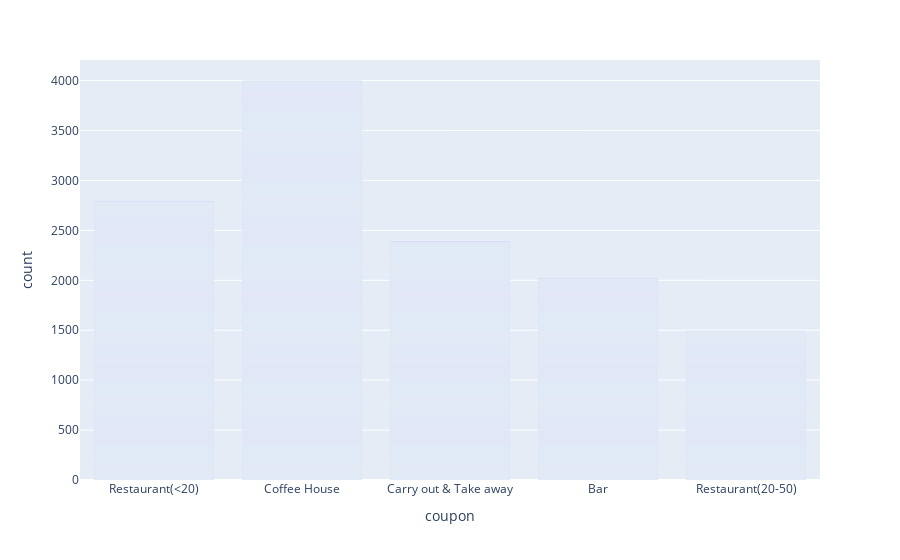

The notebook cell this image was saved under:
### Markdown cell above
5. Use a bar plot to visualize the `coupon` column.

### Code cell
px.bar(data, x="coupon")

### Figure 1 — Plotly figure (JSON) as saved in the notebook; plotly's stock layout.template omitted (floating-point values rounded to 4 significant figures; data arrays with more than 128 entries replaced by an {"elided": "..."} marker saying what was removed)
{"data": [{"alignmentgroup": "True", "hovertemplate": "coupon=%{x}<br>count=%{y}<extra></extra>", "legendgroup": "", "marker": {"color": "#636efa", "pattern": {"shape": ""}}, "name": "", "offsetgroup": "", "orientation": "v", "showlegend": false, "textposition": "auto", "type": "bar", "x": {"elided": "12684 str values"}, "xaxis": "x", "y": {"elided": "12684 int values"}, "yaxis": "y"}], "layout": {"barmode": "relative", "legend": {"tracegroupgap": 0}, "margin": {"t": 60}, "xaxis": {"anchor": "y", "domain": [0, 1], "title": {"text": "coupon"}}, "yaxis": {"anchor": "x", "domain": [0, 1], "title": {"text": "count"}}}}
